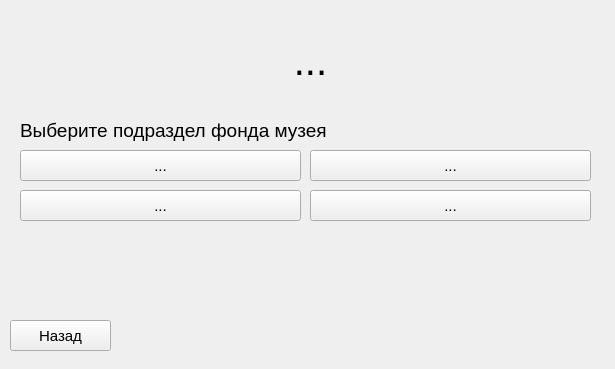
<?xml version="1.0" encoding="UTF-8"?>
<ui version="4.0">
 <class>Subselection</class>
 <widget class="QWidget" name="Subselection">
  <property name="geometry">
   <rect>
    <x>0</x>
    <y>0</y>
    <width>615</width>
    <height>369</height>
   </rect>
  </property>
  <property name="windowTitle">
   <string>Form</string>
  </property>
  <property name="styleSheet">
   <string notr="true"/>
  </property>
  <widget class="QLabel" name="Title">
   <property name="geometry">
    <rect>
     <x>10</x>
     <y>20</y>
     <width>601</width>
     <height>81</height>
    </rect>
   </property>
   <property name="font">
    <font>
     <pointsize>30</pointsize>
    </font>
   </property>
   <property name="text">
    <string>...</string>
   </property>
   <property name="alignment">
    <set>Qt::AlignCenter</set>
   </property>
  </widget>
  <widget class="QLabel" name="labelSubselection">
   <property name="geometry">
    <rect>
     <x>20</x>
     <y>120</y>
     <width>321</width>
     <height>21</height>
    </rect>
   </property>
   <property name="font">
    <font>
     <pointsize>14</pointsize>
    </font>
   </property>
   <property name="text">
    <string>Выберите подраздел фонда музея</string>
   </property>
  </widget>
  <widget class="QPushButton" name="backButton">
   <property name="geometry">
    <rect>
     <x>10</x>
     <y>320</y>
     <width>101</width>
     <height>31</height>
    </rect>
   </property>
   <property name="font">
    <font>
     <pointsize>11</pointsize>
    </font>
   </property>
   <property name="text">
    <string>Назад</string>
   </property>
  </widget>
  <widget class="QPushButton" name="pushButton_1">
   <property name="enabled">
    <bool>true</bool>
   </property>
   <property name="geometry">
    <rect>
     <x>20</x>
     <y>150</y>
     <width>281</width>
     <height>31</height>
    </rect>
   </property>
   <property name="font">
    <font>
     <pointsize>11</pointsize>
    </font>
   </property>
   <property name="text">
    <string>...</string>
   </property>
  </widget>
  <widget class="QPushButton" name="pushButton_2">
   <property name="geometry">
    <rect>
     <x>310</x>
     <y>150</y>
     <width>281</width>
     <height>31</height>
    </rect>
   </property>
   <property name="font">
    <font>
     <pointsize>11</pointsize>
    </font>
   </property>
   <property name="text">
    <string>...</string>
   </property>
  </widget>
  <widget class="QPushButton" name="pushButton_3">
   <property name="geometry">
    <rect>
     <x>20</x>
     <y>190</y>
     <width>281</width>
     <height>31</height>
    </rect>
   </property>
   <property name="font">
    <font>
     <pointsize>11</pointsize>
    </font>
   </property>
   <property name="text">
    <string>...</string>
   </property>
  </widget>
  <widget class="QPushButton" name="pushButton_4">
   <property name="enabled">
    <bool>true</bool>
   </property>
   <property name="geometry">
    <rect>
     <x>310</x>
     <y>190</y>
     <width>281</width>
     <height>31</height>
    </rect>
   </property>
   <property name="font">
    <font>
     <pointsize>11</pointsize>
    </font>
   </property>
   <property name="text">
    <string>...</string>
   </property>
  </widget>
 </widget>
 <resources/>
 <connections/>
</ui>
